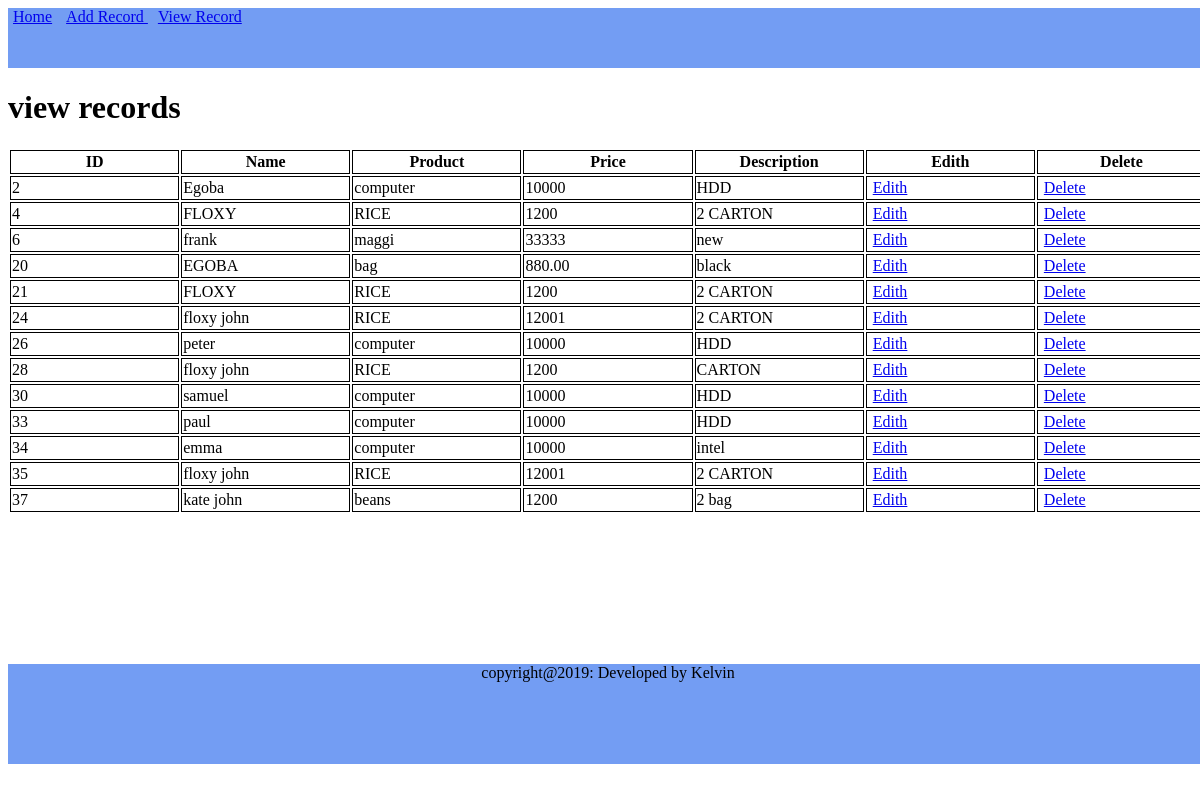
Before: /show/ with the older database file.
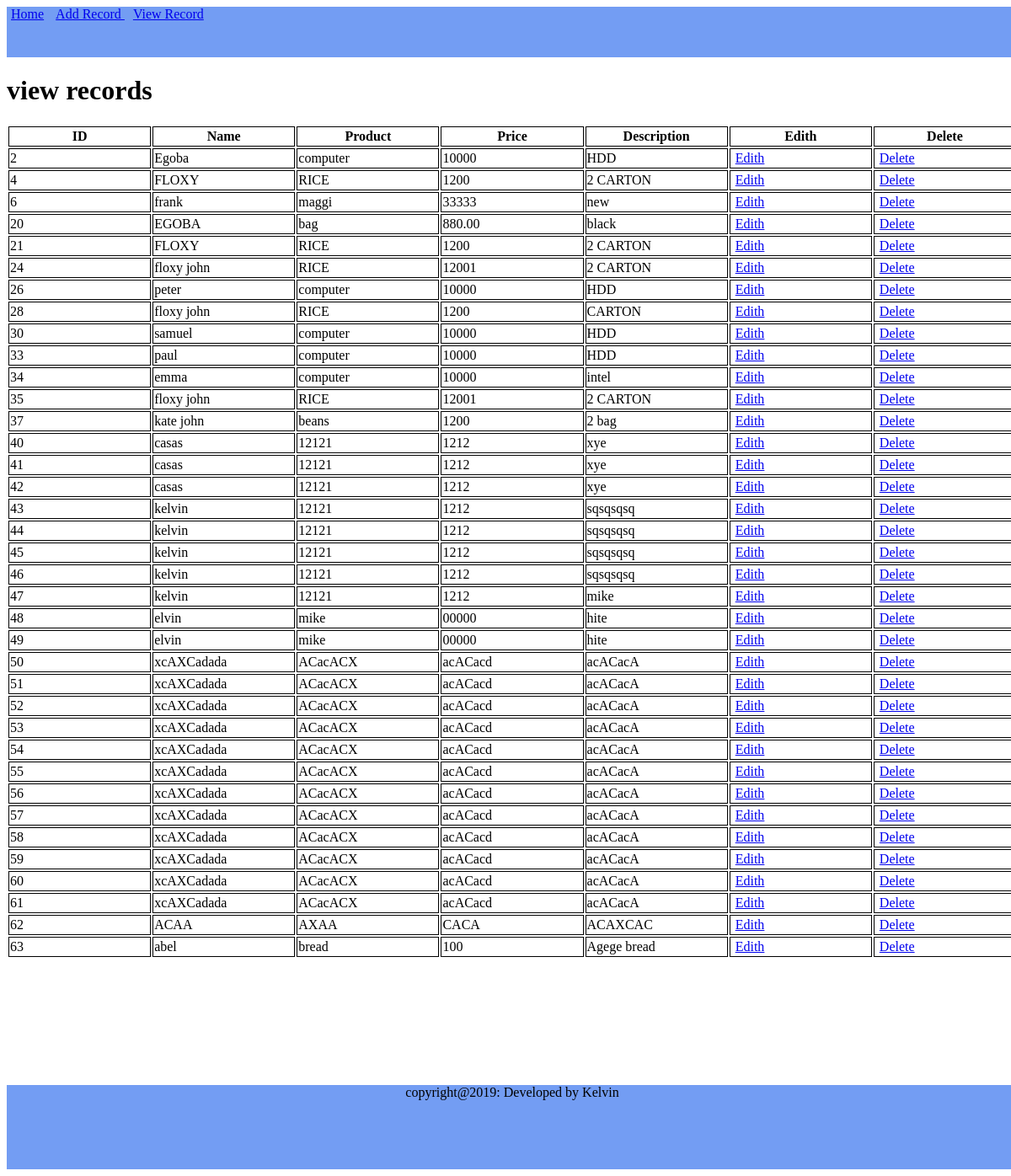
After: the same page with the newer database file.
### todoapp/models.py (models this page shows, shortened)
class Record2 (models.Model):
    id = models.AutoField( primary_key=True, serialize=True)
    name  = models.CharField(max_length=100)
    product = models.CharField(max_length=100)
    amount = models.CharField(max_length=100)
    description = models.CharField(max_length=100)

### todoapp/views.py (the view)
# urls.py: path('show/', views.Show, name="Show"),
def Show(request):
    record = Record2.objects.all()
    return render(request, "html/show_record.html" , { "record" : record })

### templates/html/show_record.html
{% extends "html/home.html" %}
{% block content %}
<div class="container show">
        <h1>  view records </h1>
    <table>
        <thead>
            <tr>
                <th> ID </th>
                <th> Name </th>
                <th> Product </th>
                <th> Price </th>
                <th> Description </th>
                <th> Edith</th>
                <th> Delete </th>
            </tr>
        </thead>
        <tbody>
            {% for records in record %}
            <tr><td> {{ records.id}} </td>
                <td> {{ records.name }} </td>
                <td> {{ records.product }} </td>
                <td> {{ records.amount }} </td>
                <td> {{ records.description }} </td>
                <td ><a class=" btn btn-success"  href='{% url "Edith" records.id %}'  > Edith </a> </td>
                <td ><a class=" btn btn-danger" href='{% url "Delete" records.id %}'> Delete </a> </td>
            </tr>
            {% endfor %}
        </tbody>
    </table>
</div>
{% endblock %}

Changed rows visible on the page:
added Record2: id "40", name "casas", product "12121", amount "1212", description "xye"
added Record2: id "41", name "casas", product "12121", amount "1212", description "xye"
added Record2: id "42", name "casas", product "12121", amount "1212", description "xye"
added Record2: id "43", name "kelvin", product "12121", amount "1212", description "sqsqsqsq"
added Record2: id "44", name "kelvin", product "12121", amount "1212", description "sqsqsqsq"
added Record2: id "45", name "kelvin", product "12121", amount "1212", description "sqsqsqsq"
added Record2: id "46", name "kelvin", product "12121", amount "1212", description "sqsqsqsq"
added Record2: id "47", name "kelvin", product "12121", amount "1212", description "mike"
added Record2: id "48", name "elvin", product "mike", amount "00000", description "hite"
added Record2: id "49", name "elvin", product "mike", amount "00000", description "hite"
added Record2: id "50", name "xcAXCadada", product "ACacACX", amount "acACacd", description "acACacA"
added Record2: id "51", name "xcAXCadada", product "ACacACX", amount "acACacd", description "acACacA"
added Record2: id "52", name "xcAXCadada", product "ACacACX", amount "acACacd", description "acACacA"
added Record2: id "53", name "xcAXCadada", product "ACacACX", amount "acACacd", description "acACacA"
added Record2: id "54", name "xcAXCadada", product "ACacACX", amount "acACacd", description "acACacA"
added Record2: id "55", name "xcAXCadada", product "ACacACX", amount "acACacd", description "acACacA"
added Record2: id "56", name "xcAXCadada", product "ACacACX", amount "acACacd", description "acACacA"
added Record2: id "57", name "xcAXCadada", product "ACacACX", amount "acACacd", description "acACacA"
added Record2: id "58", name "xcAXCadada", product "ACacACX", amount "acACacd", description "acACacA"
added Record2: id "59", name "xcAXCadada", product "ACacACX", amount "acACacd", description "acACacA"
added Record2: id "60", name "xcAXCadada", product "ACacACX", amount "acACacd", description "acACacA"
added Record2: id "61", name "xcAXCadada", product "ACacACX", amount "acACacd", description "acACacA"
added Record2: id "62", name "ACAA", product "AXAA", amount "CACA", description "ACAXCAC"
added Record2: id "63", name "abel", product "bread", amount "100", description "Agege bread"
